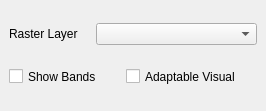
<?xml version="1.0" encoding="UTF-8"?>
<ui version="4.0">
 <class>DsgRasterInfoTool</class>
 <widget class="QDockWidget" name="DsgRasterInfoTool">
  <property name="geometry">
   <rect>
    <x>0</x>
    <y>0</y>
    <width>266</width>
    <height>111</height>
   </rect>
  </property>
  <property name="windowTitle">
   <string>DSGTools: Raster Information Tool</string>
  </property>
  <widget class="QWidget" name="dockWidgetContents">
   <layout class="QGridLayout" name="gridLayout">
    <item row="0" column="0">
     <layout class="QHBoxLayout" name="horizontalLayout">
      <item>
       <widget class="QLabel" name="label">
        <property name="minimumSize">
         <size>
          <width>81</width>
          <height>22</height>
         </size>
        </property>
        <property name="maximumSize">
         <size>
          <width>81</width>
          <height>22</height>
         </size>
        </property>
        <property name="text">
         <string>Raster Layer</string>
        </property>
       </widget>
      </item>
      <item>
       <widget class="QgsMapLayerComboBox" name="rasterComboBox">
        <property name="filters">
         <set>QgsMapLayerProxyModel::RasterLayer</set>
        </property>
       </widget>
      </item>
     </layout>
    </item>
    <item row="1" column="0">
     <layout class="QHBoxLayout" name="horizontalLayout_2">
      <item>
       <widget class="QCheckBox" name="showBandsCheckBox">
        <property name="minimumSize">
         <size>
          <width>111</width>
          <height>23</height>
         </size>
        </property>
        <property name="maximumSize">
         <size>
          <width>111</width>
          <height>23</height>
         </size>
        </property>
        <property name="text">
         <string>Show Bands</string>
        </property>
       </widget>
      </item>
      <item>
       <widget class="QCheckBox" name="adaptableVisualCheckBox">
        <property name="minimumSize">
         <size>
          <width>131</width>
          <height>23</height>
         </size>
        </property>
        <property name="maximumSize">
         <size>
          <width>131</width>
          <height>23</height>
         </size>
        </property>
        <property name="text">
         <string>Adaptable Visual</string>
        </property>
       </widget>
      </item>
     </layout>
    </item>
   </layout>
  </widget>
 </widget>
 <customwidgets>
  <customwidget>
   <class>QgsMapLayerComboBox</class>
   <extends>QComboBox</extends>
   <header>qgsmaplayercombobox.h</header>
  </customwidget>
 </customwidgets>
 <resources/>
 <connections/>
</ui>
